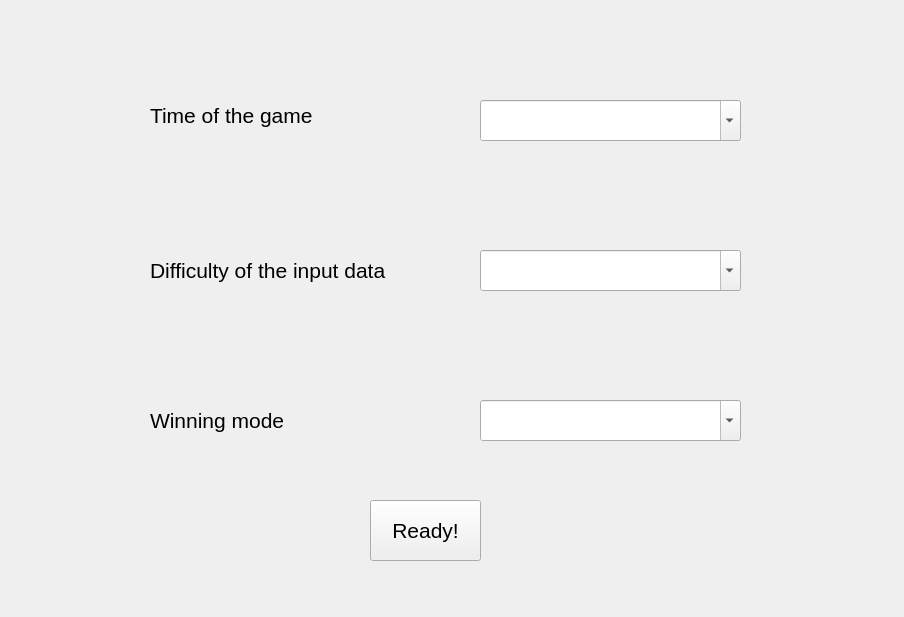
<?xml version="1.0" encoding="UTF-8"?>
<ui version="4.0">
 <class>MainWindow</class>
 <widget class="QMainWindow" name="MainWindow">
  <property name="geometry">
   <rect>
    <x>0</x>
    <y>0</y>
    <width>904</width>
    <height>617</height>
   </rect>
  </property>
  <property name="windowTitle">
   <string>MainWindow</string>
  </property>
  <widget class="QWidget" name="centralwidget">
   <widget class="QComboBox" name="gameTimeComboBox">
    <property name="geometry">
     <rect>
      <x>480</x>
      <y>100</y>
      <width>261</width>
      <height>41</height>
     </rect>
    </property>
    <property name="editable">
     <bool>true</bool>
    </property>
   </widget>
   <widget class="QComboBox" name="gameLevelComboBox">
    <property name="geometry">
     <rect>
      <x>480</x>
      <y>250</y>
      <width>261</width>
      <height>41</height>
     </rect>
    </property>
    <property name="editable">
     <bool>true</bool>
    </property>
   </widget>
   <widget class="QComboBox" name="winningModeComboBox">
    <property name="geometry">
     <rect>
      <x>480</x>
      <y>400</y>
      <width>261</width>
      <height>41</height>
     </rect>
    </property>
    <property name="editable">
     <bool>true</bool>
    </property>
   </widget>
   <widget class="QLabel" name="timeLabel">
    <property name="geometry">
     <rect>
      <x>150</x>
      <y>100</y>
      <width>191</width>
      <height>31</height>
     </rect>
    </property>
    <property name="font">
     <font>
      <pointsize>16</pointsize>
     </font>
    </property>
    <property name="text">
     <string>Time of the game</string>
    </property>
   </widget>
   <widget class="QLabel" name="gameLevelLabel">
    <property name="geometry">
     <rect>
      <x>150</x>
      <y>240</y>
      <width>261</width>
      <height>61</height>
     </rect>
    </property>
    <property name="font">
     <font>
      <pointsize>16</pointsize>
     </font>
    </property>
    <property name="text">
     <string>Difficulty of the input data</string>
    </property>
   </widget>
   <widget class="QLabel" name="winningModeLabel">
    <property name="geometry">
     <rect>
      <x>150</x>
      <y>400</y>
      <width>181</width>
      <height>41</height>
     </rect>
    </property>
    <property name="font">
     <font>
      <pointsize>16</pointsize>
     </font>
    </property>
    <property name="text">
     <string>Winning mode</string>
    </property>
   </widget>
   <widget class="QPushButton" name="readyButton">
    <property name="geometry">
     <rect>
      <x>370</x>
      <y>500</y>
      <width>111</width>
      <height>61</height>
     </rect>
    </property>
    <property name="font">
     <font>
      <pointsize>16</pointsize>
     </font>
    </property>
    <property name="text">
     <string>Ready!</string>
    </property>
    <property name="checkable">
     <bool>false</bool>
    </property>
   </widget>
  </widget>
 </widget>
 <resources/>
 <connections/>
</ui>
